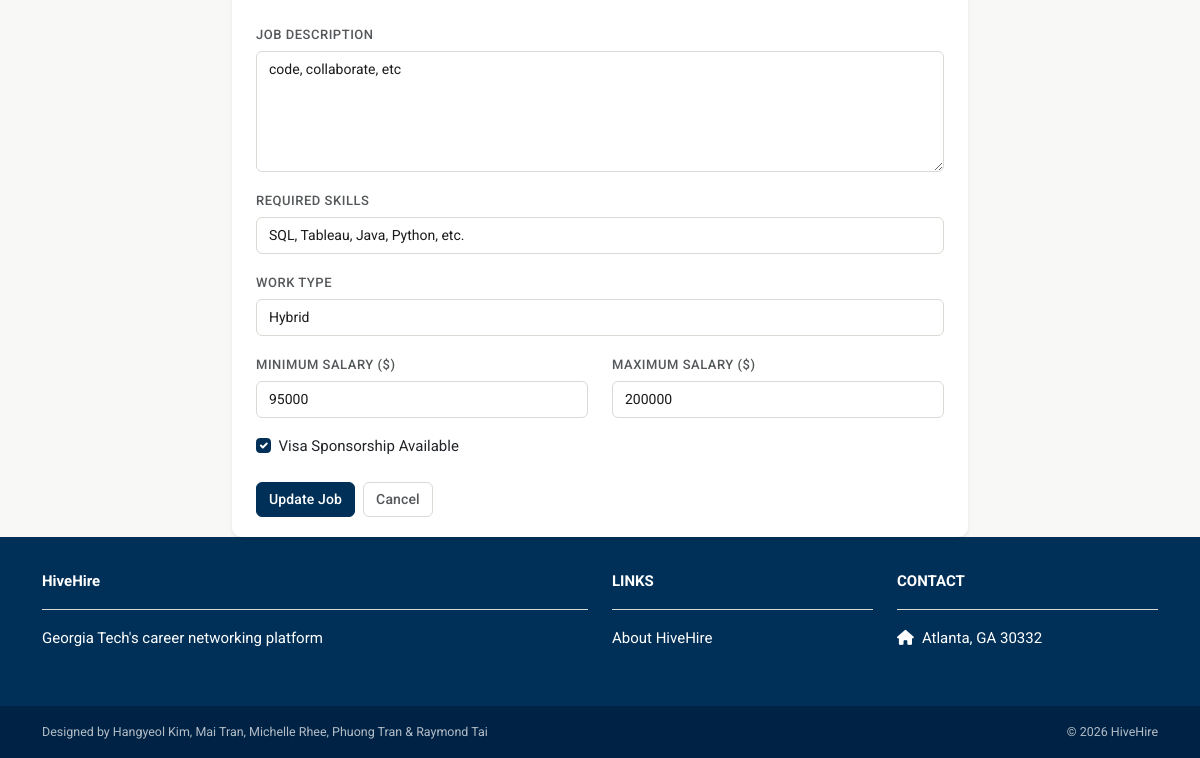
The page /jobs/4/edit/ (signed in, lower part) on the database as committed earlier.
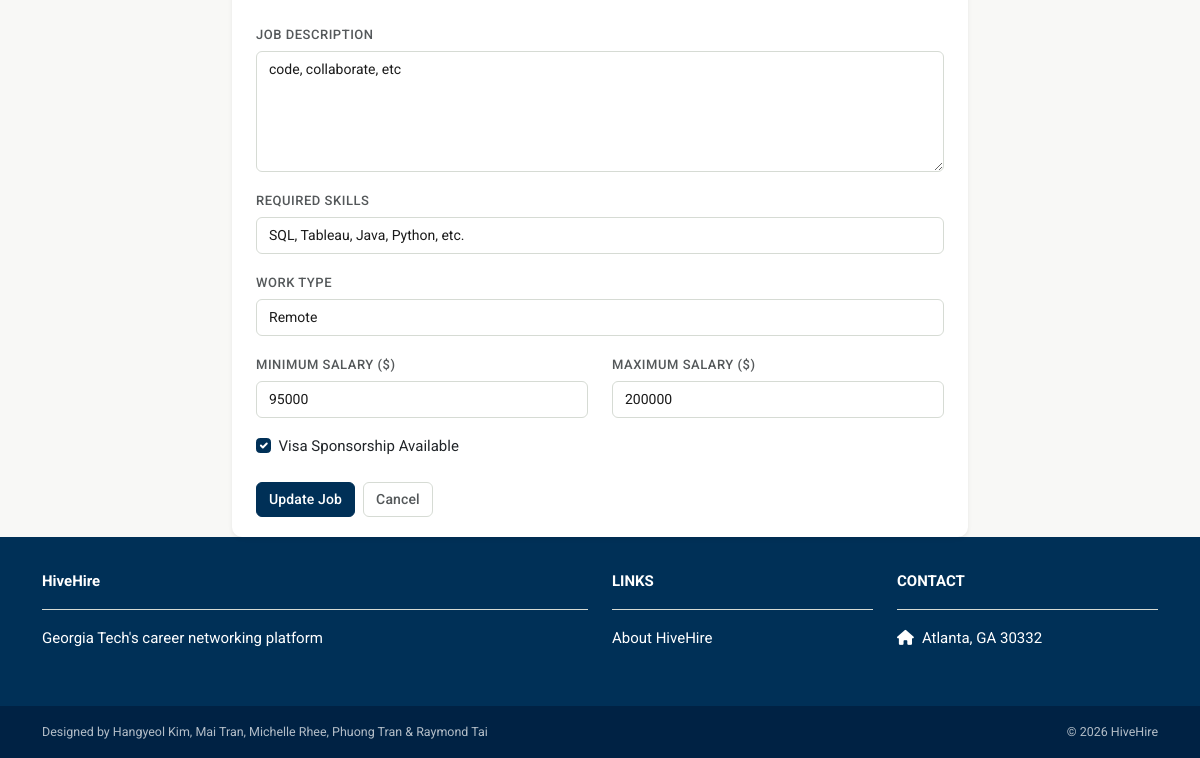
The same page on the database as committed later.
### jobs/models.py (models this page shows, shortened)
class Job(models.Model):
    title = models.CharField(max_length=200)
    company_name = models.CharField(max_length=100)
    description = models.TextField()
    location = models.CharField(max_length=100)
    skills = models.CharField(max_length=250)
    WORK_TYPE_CHOICES = [
        ('remote', 'Remote'),
        ('onsite', 'On-site'),
        ('hybrid', 'Hybrid'),
    ]
    work_type = models.CharField(max_length=10, choices=WORK_TYPE_CHOICES, default='onsite')
    salary_min = models.IntegerField(default=0)
    salary_max = models.IntegerField(default=0)
    visa_sponsorship = models.BooleanField(default=False)
    recruiter = models.ForeignKey(settings.AUTH_USER_MODEL, on_delete=models.CASCADE)
    created_at = models.DateTimeField(auto_now_add=True)
    is_flagged = models.BooleanField(default=False)
    latitude = models.FloatField(null=True, blank=True)
    longitude = models.FloatField(null=True, blank=True)

### jobs/views.py (the view, shortened to what this page needs)
# urls.py: path('<int:pk>/edit/', views.job_edit, name='job_edit'),  # User Story #10
@login_required
def job_edit(request, pk):
    job = get_object_or_404(Job, pk=pk, recruiter=request.user)
    return render(request, 'jobs/jobs_post_edit.html', {'job': job})

### jobs/templates/jobs/jobs_post_edit.html (shortened to what this page needs)
{% extends "base.html" %}
{% block content %}
<link rel="stylesheet" href="https://unpkg.com/leaflet@1.9.4/dist/leaflet.css"/>
<div class="container mt-4">
    <div class="row justify-content-center">
        <div class="col-md-8">
            <div class="card shadow-sm">
                <div class="card-body">
                    <form method="POST" action="">
                        <div class="mb-3">
                            <label class="form-label">Job Description</label>
                            <textarea name="description" class="form-control" rows="5"
                                placeholder="Describe the role, responsibilities, and requirements..."
                                required>{{ job.description|default:'' }}</textarea>
                        </div>
                        <div class="mb-3">
                            <label class="form-label">Required Skills</label>
                            <input type="text" name="skills" class="form-control"
                                placeholder="e.g. Python, React, SQL (comma separated)"
                                value="{{ job.skills|default:'' }}">
                        </div>
                        <div class="mb-3">
                            <label class="form-label">Work Type</label>
                            <select name="work_type" class="form-control">
                                <option value="remote" {% if job.work_type == 'remote' %}selected{% endif %}>Remote</option>
                                <option value="hybrid" {% if job.work_type == 'hybrid' %}selected{% endif %}>Hybrid</option>
                            </select>
                        </div>
                        <div class="row mb-3">
                            <div class="col-6">
                                <label class="form-label">Minimum Salary ($)</label>
                                <input type="number" name="salary_min" class="form-control"
                                    placeholder="e.g. 50000"
                                    value="{{ job.salary_min|default:'' }}">
                            </div>
                            <div class="col-6">
                                <label class="form-label">Maximum Salary ($)</label>
                                <input type="number" name="salary_max" class="form-control"
                                    placeholder="e.g. 90000"
                                    value="{{ job.salary_max|default:'' }}">
                            </div>
                        </div>
                        <div class="form-check mb-4">
                            <input class="form-check-input" type="checkbox"
                                name="visa_sponsorship" id="visaCheck"
                                {% if job.visa_sponsorship %}checked{% endif %}>
                            <label class="form-check-label" for="visaCheck">Visa Sponsorship Available</label>
                        </div>
                        <div class="d-flex gap-2">
                            <button type="submit" class="btn btn-primary">
                                {% if job %}Update Job{% else %}Post Job{% endif %}
                            </button>
                            <a href="{% url 'jobs:job_list' %}" class="btn btn-outline-secondary">Cancel</a>
                        </div>
                    </form>
                </div>
            </div>
        </div>
    </div>
</div>
{% endblock content %}

Rows that differ between the two databases and show on the page:
changed Job "code, collaborate, etc": work_type "Hybrid" → "Remote"
